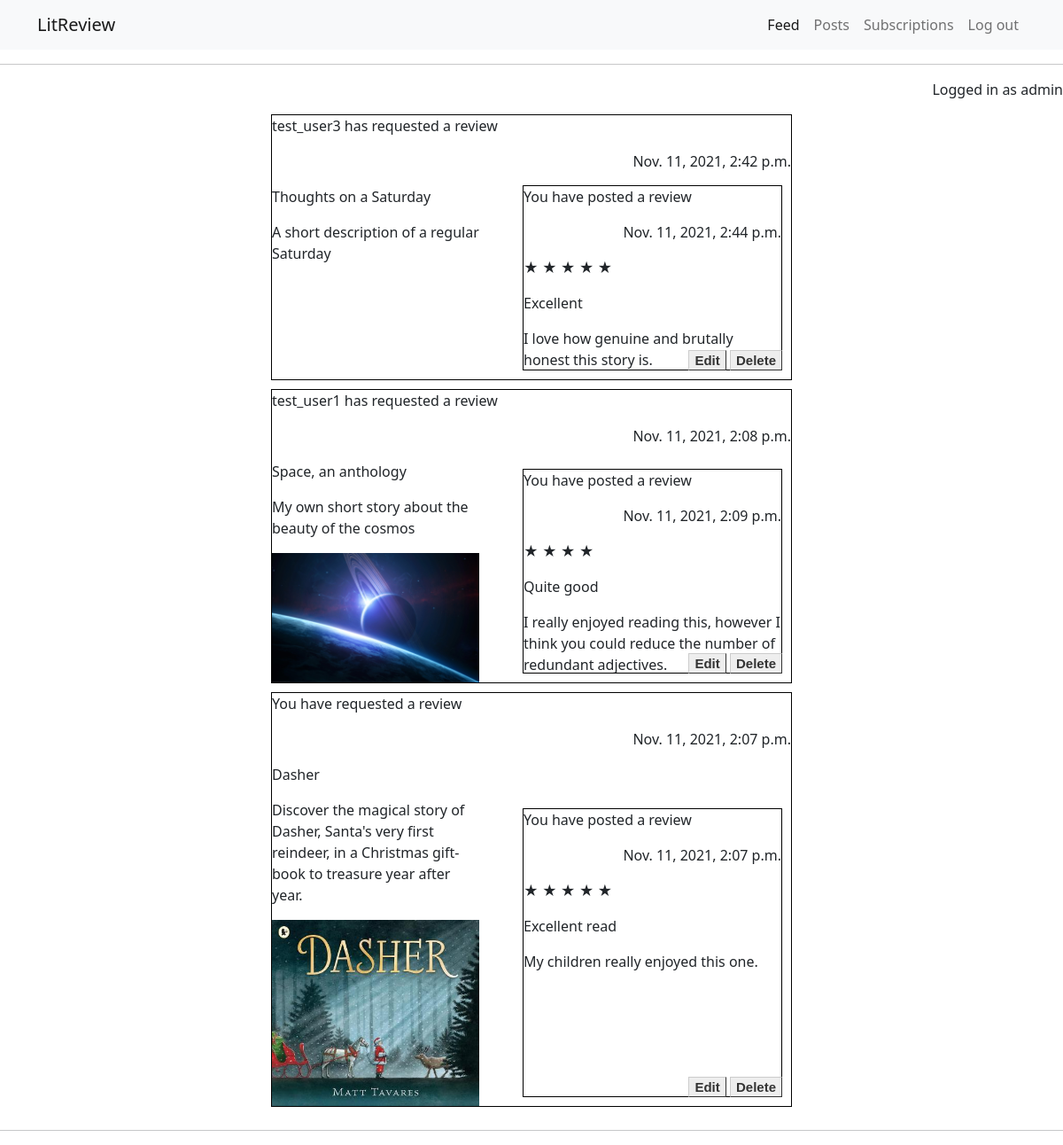
/my_posts/ (signed in), run on an earlier commit of the app's database.
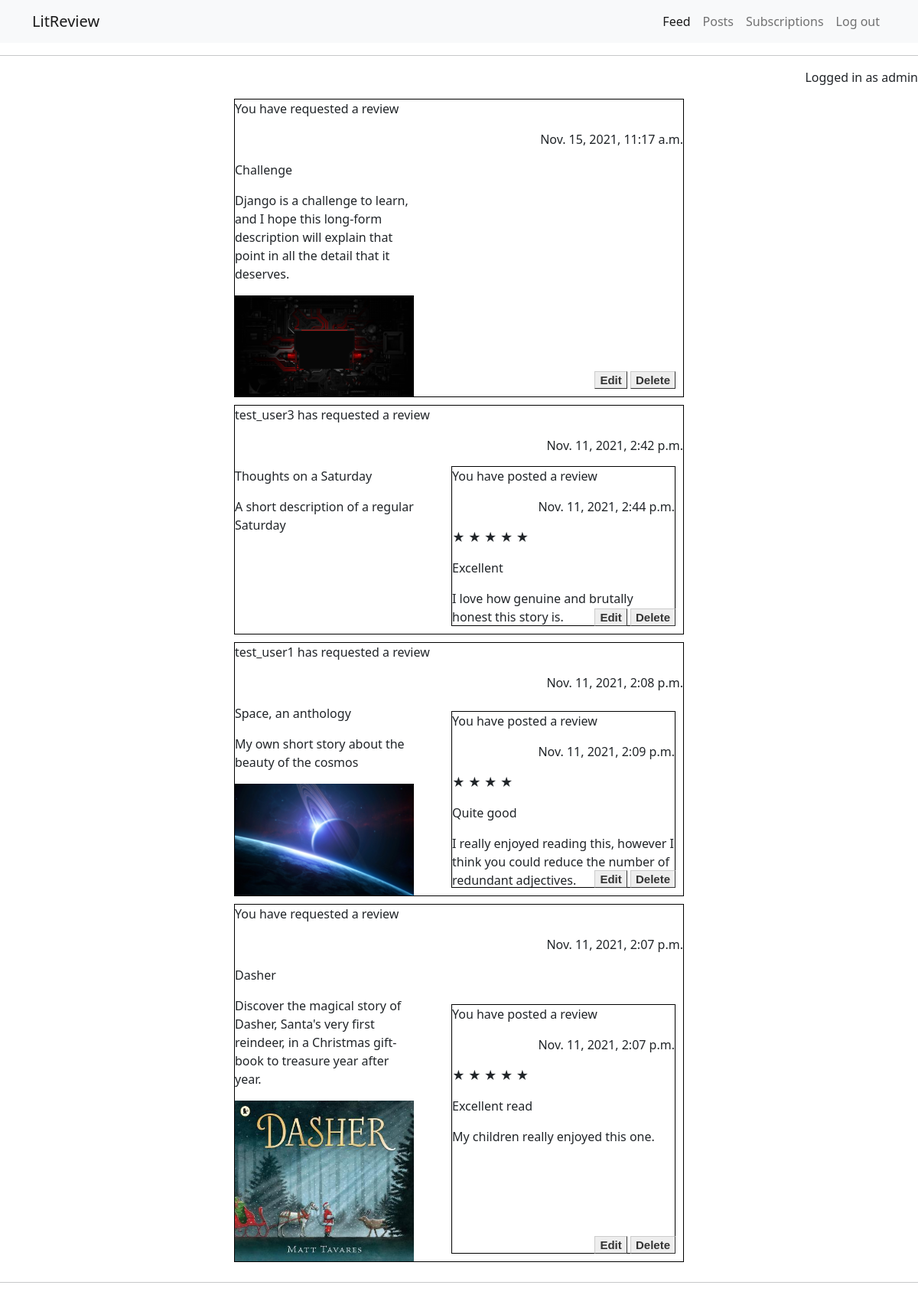
And on a later commit of the database.
### LitReview/models.py (models this page shows, shortened)
class Ticket(models.Model):
    title = models.CharField(max_length=128)
    description = models.TextField(max_length=2048, blank=True)
    user = models.ForeignKey(to=settings.AUTH_USER_MODEL, on_delete=models.CASCADE)
    image = models.ImageField(null=True, blank=True, upload_to="images/")
    time_created = models.DateTimeField(auto_now_add=True)

class Review(models.Model):
    ticket = models.ForeignKey(to=Ticket, on_delete=models.CASCADE)
    rating = models.PositiveSmallIntegerField(
        validators=[MinValueValidator(0), MaxValueValidator(5)])
    headline = models.CharField(max_length=128)
    body = models.TextField(max_length=8192, blank=True)
    user = models.ForeignKey(
        to=settings.AUTH_USER_MODEL, on_delete=models.CASCADE)
    time_created = models.DateTimeField(auto_now_add=True)

### LitReview/views.py (the view)
# urls.py: path('my_posts/', PersonalPostListView.as_view(), name='my_posts'),
class PersonalPostListView(ListView):
    template_name = 'LitReview/my_posts.html'
    context_object_name = 'list_tickets'
    def get_queryset(self):
        personal_reviews = Review.objects.filter(user=self.request.user)
        reviewed_posts = []
        for review in personal_reviews:
            reviewed_posts.append(review.ticket)
        personal_tickets = list(Ticket.objects.filter(user=self.request.user))
        for post in reviewed_posts:
            if post not in personal_tickets:
                personal_tickets.append(post)
        return sorted(personal_tickets, key=operator.attrgetter('time_created'), reverse=True)
    def get_context_data(self, **kwargs):
        context = super(PersonalPostListView, self).get_context_data(**kwargs)
        context['reviews'] = Review.objects.order_by('-time_created')
        return context

### LitReview/templates/LitReview/my_posts.html (shortened to what this page needs)
{% extends 'LitReview/main.html' %}
{% block content %}
<div class="container-fluid">
    <div class="row">
        <div class="col">
            <div class="critique">
                {% for ticket in list_tickets %}
                    <div class="critique-body">
                          {% if ticket.user.username == user.username %}
                                <p>You have requested a review</p>
                          {% else %}
                                <p>{{ticket.user.username}} has requested a review</p>
                          {% endif %}
                          <p class="time_created">{{ticket.time_created}}</p>
                          <p>{{ticket.title}}</p>
                          <p class="description">{{ticket.description}}</p>
                          {% if ticket.image %}
                            <img src="{{ticket.image.url}}">
                            {% endif %}
                          {% for review in reviews %}
                                {% if review.ticket.pk is ticket.pk %}
                                    <div class="response-container">
                                        {% if review.user.username == user.username %}
                                            <p>You have posted a review</p>
                                        {% else %}
                                            <p>{{review.user.username}} has posted a review</p>
                                        {% endif %}
                                        <p class="time_created">{{review.time_created}}</p>
                                        {% if review.rating is 5 %}
                                            <p>&#9733 &#9733 &#9733 &#9733 &#9733</p>
                                        {% endif %}
                                        {% if review.rating is 4 %}
                                            <p>&#9733 &#9733 &#9733 &#9733</p>
                                        {% endif %}
                                        <p>{{review.headline}}</p>
                                        <p class="response-text">{{review.body}}</p>
                                    </div>
                                {% endif %}
                          {% endfor %}
                      <div>
                          <a href="{% url 'edit' ticket.pk %}" class="button">Edit</a>
                          <a href="{% url 'delete' ticket.pk %}" class="button">Delete</a>
                      </div>
                    </div>
                {% endfor %}
            </div>
        </div>
    </div>
</div>
{% endblock %}

### LitReview/templates/LitReview/main.html (shortened to what this page needs)
{% load static %}
<!DOCTYPE html>
<html lang="en">
<head>
    <link href="https://cdn.jsdelivr.net/npm/bootstrap@5.1.1/dist/css/bootstrap.min.css" rel="stylesheet">
    <link rel="stylesheet" type="text/css" href="{% static 'css/main.css' %}"/>
</head>
<body>
    <nav class="navbar navbar-expand-lg navbar-light bg-light">
        <div class="container">
            <a class="navbar-brand" href="">LitReview</a>
            {% if user.is_authenticated %}
            <div class="collapse navbar-collapse" id="navbarNavAltMarkup">
                <div class="navbar-nav ms-auto">
                    <a class="nav-link active" aria-current="page" href="{% url 'flux' %}">Feed</a>
                    <a class="nav-link" href="{% url 'my_posts' %}">Posts</a>
                    <a class="nav-link" href="{% url 'subscriptions' %}">Subscriptions</a>
                    <a class="nav-link" href="{% url 'logout' %}">Log out</a>
                </div>
            </div>
            {% endif %}
        </div>
    </nav>
    <hr>
    {% if user.is_authenticated %}
    <div>
        <p class="logged-in">Logged in as {{user.username}}</p>
    </div>
    {% endif %}
    {% block content %}
    {% endblock %}
    <hr>
</body>
</html>

### static/css/main.css (style rules this page uses)
.button { font: bold 15px Arial; text-decoration: none; background-color: #EEEEEE; color: #333333; padding: 2px 6px 2px 6px; border-top: 1px solid #CCCCCC; border-right: 1px solid #333333; border-bottom: 1px solid #333333; border-left: 1px solid #CCCCCC; }
.col { text-align: center; justify-content: center; }
.logged-in { text-align: right; }
.critique-body { min-height: 300px; position: relative; border: 1px solid black; margin-left: auto; margin-right: auto; margin-bottom: 10px; width: 50%; text-align: left; }
.description { width: 40%; height: 40%; overflow-y: auto; overflow-x: hidden; }
.critique-body img { width: 40%; height: auto; }
.critique-body div { position: absolute; right: 0; bottom: 0; margin-right: 10px; margin-bottom: 10px; }
.critique-body .time_created { text-align: right; }
.response-container { display: block; position: relative; border: 1px solid black; margin: 0 auto 10% auto; width: 50%; height: 70%; text-align: left; overflow-y: auto; }

What changed in the data, as far as the page shows it:
added Ticket: shows "You have requested a review", time_created "Nov. 15, 2021, 11:17 a.m.", title "Challenge", description "Django is a challenge to learn, and I hope this long-form description will explain that point in all the detail that it deserves.", image (picture)
